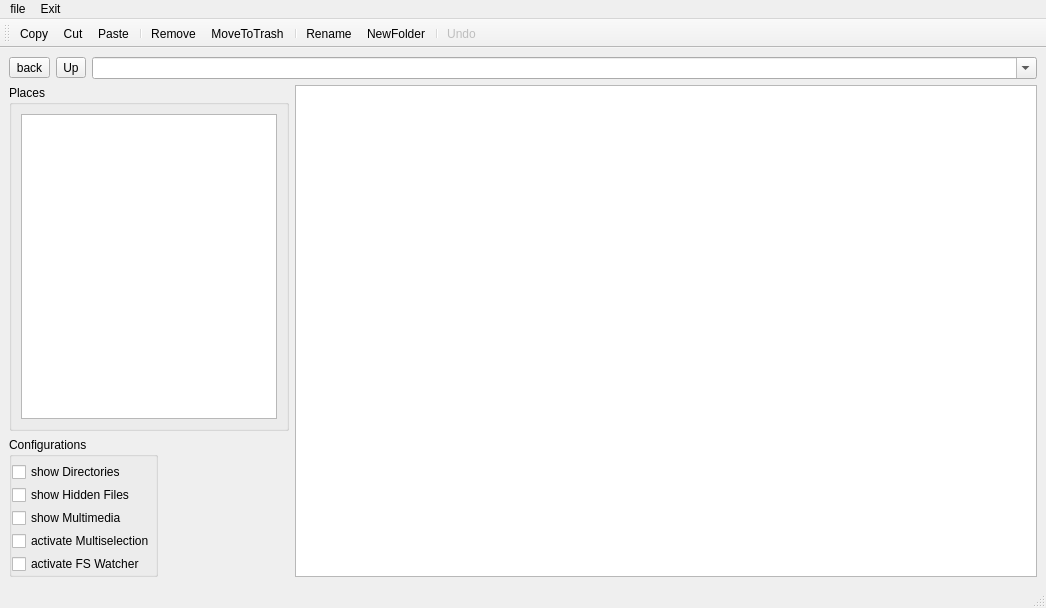
<?xml version="1.0" encoding="UTF-8"?>
<ui version="4.0">
 <class>SimpleList</class>
 <widget class="QMainWindow" name="SimpleList">
  <property name="geometry">
   <rect>
    <x>0</x>
    <y>0</y>
    <width>1046</width>
    <height>608</height>
   </rect>
  </property>
  <property name="windowTitle">
   <string>MainWindow</string>
  </property>
  <widget class="QWidget" name="centralwidget">
   <layout class="QVBoxLayout" name="verticalLayout_4">
    <item>
     <layout class="QHBoxLayout" name="horizontalLayout">
      <item>
       <widget class="QToolButton" name="toolButtonBack">
        <property name="enabled">
         <bool>true</bool>
        </property>
        <property name="text">
         <string>back</string>
        </property>
        <property name="icon">
         <iconset resource="res.qrc">
          <normaloff>:/resources/resources/go-previous.png</normaloff>:/resources/resources/go-previous.png</iconset>
        </property>
       </widget>
      </item>
      <item>
       <widget class="QToolButton" name="toolButtonUp">
        <property name="text">
         <string>Up</string>
        </property>
        <property name="icon">
         <iconset resource="res.qrc">
          <normaloff>:/resources/resources/go-up.png</normaloff>:/resources/resources/go-up.png</iconset>
        </property>
       </widget>
      </item>
      <item>
       <widget class="QComboBox" name="comboBoxPath">
        <property name="editable">
         <bool>true</bool>
        </property>
        <property name="insertPolicy">
         <enum>QComboBox::NoInsert</enum>
        </property>
       </widget>
      </item>
     </layout>
    </item>
    <item>
     <layout class="QHBoxLayout" name="horizontalLayout_2">
      <item>
       <layout class="QVBoxLayout" name="verticalLayout_3">
        <item>
         <widget class="QGroupBox" name="groupBoxPlaces">
          <property name="title">
           <string>Places</string>
          </property>
          <layout class="QVBoxLayout" name="verticalLayout">
           <item>
            <widget class="QListView" name="listViewPlaces">
             <property name="sizePolicy">
              <sizepolicy hsizetype="Fixed" vsizetype="Expanding">
               <horstretch>0</horstretch>
               <verstretch>0</verstretch>
              </sizepolicy>
             </property>
            </widget>
           </item>
          </layout>
         </widget>
        </item>
        <item>
         <widget class="QGroupBox" name="groupBoxConfig">
          <property name="sizePolicy">
           <sizepolicy hsizetype="Fixed" vsizetype="Preferred">
            <horstretch>0</horstretch>
            <verstretch>0</verstretch>
           </sizepolicy>
          </property>
          <property name="title">
           <string>Configurations</string>
          </property>
          <layout class="QVBoxLayout" name="verticalLayout_2">
           <property name="spacing">
            <number>3</number>
           </property>
           <property name="leftMargin">
            <number>0</number>
           </property>
           <property name="topMargin">
            <number>5</number>
           </property>
           <property name="rightMargin">
            <number>0</number>
           </property>
           <property name="bottomMargin">
            <number>0</number>
           </property>
           <item>
            <widget class="QCheckBox" name="checkBoxShowDirs">
             <property name="text">
              <string>show Directories</string>
             </property>
            </widget>
           </item>
           <item>
            <widget class="QCheckBox" name="checkBoxShowHidden">
             <property name="text">
              <string>show Hidden Files</string>
             </property>
            </widget>
           </item>
           <item>
            <widget class="QCheckBox" name="checkBoxShowMediaInfo">
             <property name="text">
              <string>show Multimedia</string>
             </property>
            </widget>
           </item>
           <item>
            <widget class="QCheckBox" name="checkBoxMultiSelection">
             <property name="text">
              <string>activate Multiselection</string>
             </property>
            </widget>
           </item>
           <item>
            <widget class="QCheckBox" name="checkBoxExtFsWatcher">
             <property name="text">
              <string>activate FS Watcher</string>
             </property>
            </widget>
           </item>
          </layout>
         </widget>
        </item>
       </layout>
      </item>
      <item>
       <widget class="QTableView" name="tableViewFM"/>
      </item>
     </layout>
    </item>
   </layout>
  </widget>
  <widget class="QMenuBar" name="menubar">
   <property name="geometry">
    <rect>
     <x>0</x>
     <y>0</y>
     <width>1046</width>
     <height>28</height>
    </rect>
   </property>
   <property name="sizePolicy">
    <sizepolicy hsizetype="Minimum" vsizetype="Minimum">
     <horstretch>0</horstretch>
     <verstretch>0</verstretch>
    </sizepolicy>
   </property>
   <widget class="QMenu" name="menuFile">
    <property name="title">
     <string>file</string>
    </property>
    <addaction name="actionOpen"/>
    <addaction name="actionCut_2"/>
    <addaction name="actionCopy_2"/>
    <addaction name="actionPaste_2"/>
    <addaction name="actionSave"/>
   </widget>
   <widget class="QMenu" name="menuExit">
    <property name="title">
     <string>Exit</string>
    </property>
   </widget>
   <addaction name="menuFile"/>
   <addaction name="menuExit"/>
  </widget>
  <widget class="QStatusBar" name="statusbar"/>
  <widget class="QToolBar" name="toolBar">
   <property name="windowTitle">
    <string>toolBar</string>
   </property>
   <property name="toolButtonStyle">
    <enum>Qt::ToolButtonTextUnderIcon</enum>
   </property>
   <attribute name="toolBarArea">
    <enum>TopToolBarArea</enum>
   </attribute>
   <attribute name="toolBarBreak">
    <bool>false</bool>
   </attribute>
   <addaction name="actionCopy"/>
   <addaction name="actionCut"/>
   <addaction name="actionPaste"/>
   <addaction name="separator"/>
   <addaction name="actionDelete"/>
   <addaction name="actionMoveToTrash"/>
   <addaction name="separator"/>
   <addaction name="actionRename"/>
   <addaction name="actionNewFolder"/>
   <addaction name="separator"/>
   <addaction name="actionUndo"/>
  </widget>
  <action name="actionCopy">
   <property name="icon">
    <iconset resource="res.qrc">
     <normaloff>:/resources/resources/copy.png</normaloff>:/resources/resources/copy.png</iconset>
   </property>
   <property name="text">
    <string>Copy</string>
   </property>
   <property name="toolTip">
    <string>Copy Items into clipbpard</string>
   </property>
   <property name="shortcut">
    <string>Ctrl+C</string>
   </property>
  </action>
  <action name="actionCut">
   <property name="icon">
    <iconset resource="res.qrc">
     <normaloff>:/resources/resources/cut.png</normaloff>:/resources/resources/cut.png</iconset>
   </property>
   <property name="text">
    <string>Cut</string>
   </property>
   <property name="toolTip">
    <string>Cut files into clipboard</string>
   </property>
   <property name="shortcut">
    <string>Ctrl+X</string>
   </property>
  </action>
  <action name="actionPaste">
   <property name="icon">
    <iconset resource="res.qrc">
     <normaloff>:/resources/resources/paste.png</normaloff>:/resources/resources/paste.png</iconset>
   </property>
   <property name="text">
    <string>Paste</string>
   </property>
   <property name="toolTip">
    <string>paste clibpboard contents</string>
   </property>
   <property name="shortcut">
    <string>Ctrl+V</string>
   </property>
  </action>
  <action name="actionDelete">
   <property name="icon">
    <iconset resource="res.qrc">
     <normaloff>:/resources/resources/remove.png</normaloff>:/resources/resources/remove.png</iconset>
   </property>
   <property name="text">
    <string>Remove</string>
   </property>
   <property name="shortcut">
    <string>Shift+Del</string>
   </property>
  </action>
  <action name="actionMoveToTrash">
   <property name="icon">
    <iconset resource="res.qrc">
     <normaloff>:/resources/resources/trash.png</normaloff>:/resources/resources/trash.png</iconset>
   </property>
   <property name="text">
    <string>MoveToTrash</string>
   </property>
   <property name="shortcut">
    <string>Del</string>
   </property>
  </action>
  <action name="actionGoUp">
   <property name="icon">
    <iconset resource="res.qrc">
     <normaloff>:/resources/resources/go-up.png</normaloff>:/resources/resources/go-up.png</iconset>
   </property>
   <property name="text">
    <string>Up</string>
   </property>
   <property name="toolTip">
    <string>Go parent folder</string>
   </property>
   <property name="shortcut">
    <string>Shift+U</string>
   </property>
  </action>
  <action name="actionGoBack">
   <property name="icon">
    <iconset resource="res.qrc">
     <normaloff>:/resources/resources/go-previous.png</normaloff>:/resources/resources/go-previous.png</iconset>
   </property>
   <property name="text">
    <string>Back</string>
   </property>
   <property name="shortcut">
    <string>Shift+B</string>
   </property>
  </action>
  <action name="actionRename">
   <property name="icon">
    <iconset resource="res.qrc">
     <normaloff>:/resources/resources/edit-rename.png</normaloff>:/resources/resources/edit-rename.png</iconset>
   </property>
   <property name="text">
    <string>Rename...</string>
   </property>
  </action>
  <action name="actionNewFolder">
   <property name="icon">
    <iconset resource="res.qrc">
     <normaloff>:/resources/resources/folder-new.png</normaloff>:/resources/resources/folder-new.png</iconset>
   </property>
   <property name="text">
    <string>NewFolder</string>
   </property>
  </action>
  <action name="actionUndo">
   <property name="enabled">
    <bool>false</bool>
   </property>
   <property name="icon">
    <iconset resource="res.qrc">
     <normaloff>:/resources/resources/undo.png</normaloff>:/resources/resources/undo.png</iconset>
   </property>
   <property name="text">
    <string>Undo</string>
   </property>
  </action>
  <action name="actionEmptyTrash">
   <property name="icon">
    <iconset resource="res.qrc">
     <normaloff>:/resources/resources/empty_trash.png</normaloff>:/resources/resources/empty_trash.png</iconset>
   </property>
   <property name="text">
    <string>EmptyTrash</string>
   </property>
   <property name="toolTip">
    <string>EmptTrash</string>
   </property>
  </action>
  <action name="actionRestoreFromTrash">
   <property name="icon">
    <iconset resource="res.qrc">
     <normaloff>:/resources/resources/recyclebin_full.png</normaloff>:/resources/resources/recyclebin_full.png</iconset>
   </property>
   <property name="text">
    <string>RestoreFromTrash</string>
   </property>
   <property name="toolTip">
    <string>restore From Trash</string>
   </property>
  </action>
  <action name="actionTerminnal">
   <property name="icon">
    <iconset resource="res.qrc">
     <normaloff>:/resources/resources/xterm_48x48.xpm</normaloff>:/resources/resources/xterm_48x48.xpm</iconset>
   </property>
   <property name="text">
    <string>Terminnal</string>
   </property>
   <property name="toolTip">
    <string>open a Terminal</string>
   </property>
  </action>
  <action name="actionOpen">
   <property name="text">
    <string>open</string>
   </property>
  </action>
  <action name="actionCut_2">
   <property name="text">
    <string>cut</string>
   </property>
  </action>
  <action name="actionCopy_2">
   <property name="text">
    <string>copy</string>
   </property>
  </action>
  <action name="actionPaste_2">
   <property name="text">
    <string>paste</string>
   </property>
  </action>
  <action name="actionSave">
   <property name="text">
    <string>save</string>
   </property>
  </action>
 </widget>
 <resources>
  <include location="res.qrc"/>
 </resources>
 <connections/>
</ui>
